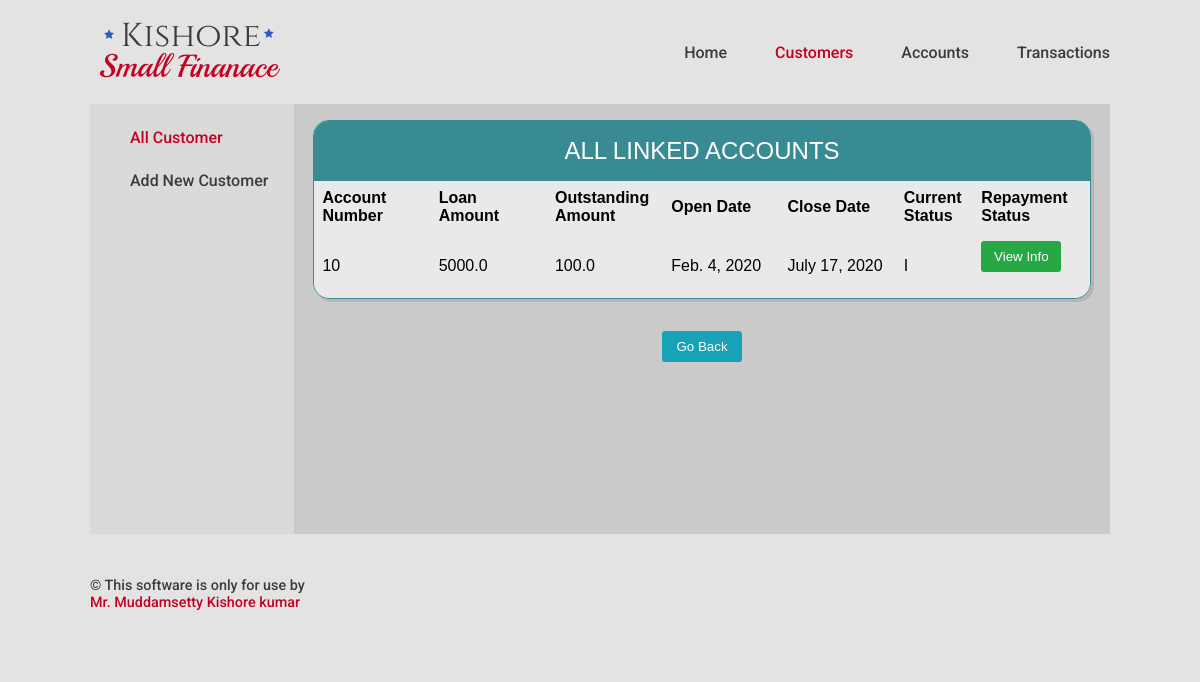
Page /customer/linkedAccounts/22 on the earlier database version.
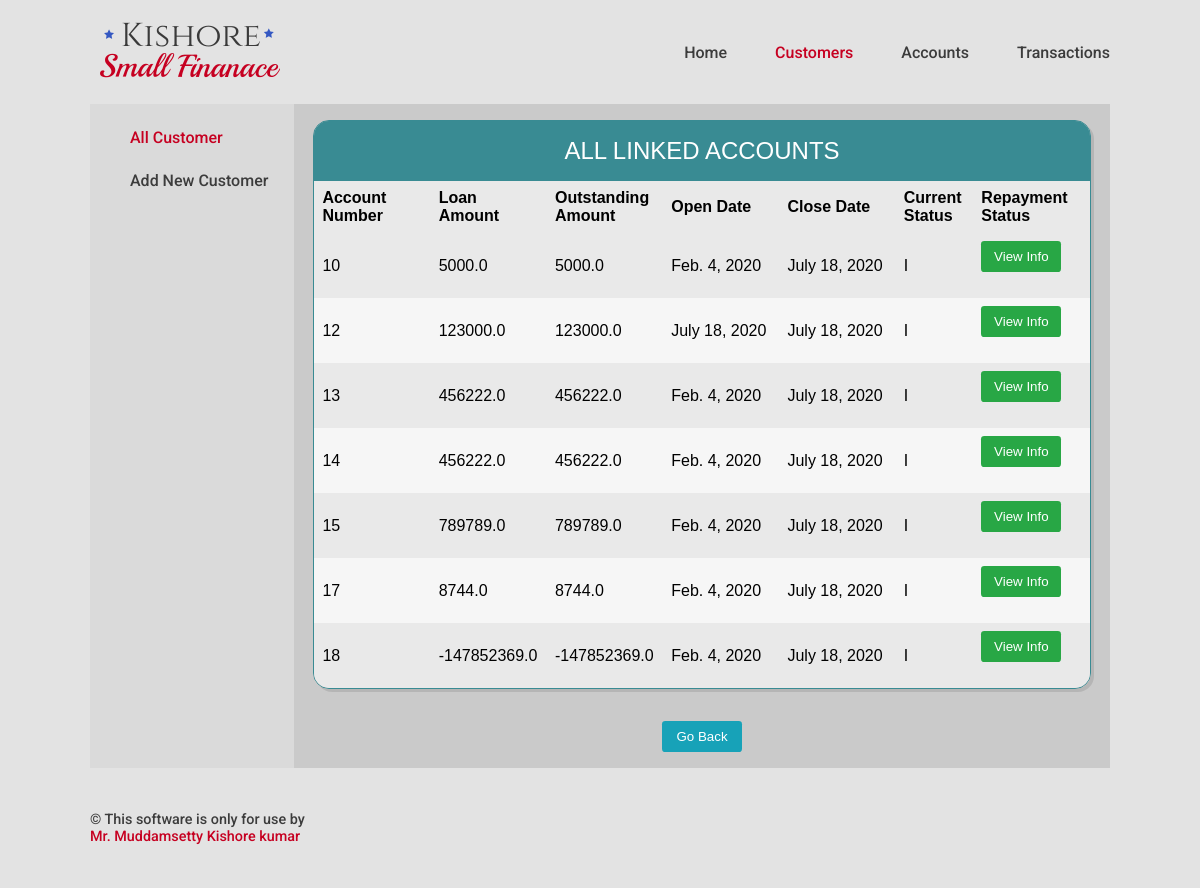
Same page on the later database version.
### Accounts/models.py (models this page shows, shortened)
class Account(models.Model):
    ACTIVE = 'A'
    INACTIVE = 'I'
    ACTIVENESS_CHOICE = [
    (ACTIVE, 'Active'),
    (INACTIVE, 'Inactive'),
    ]
    loan_account_number = models.BigAutoField(primary_key=True)
    customer = models.ForeignKey(Customer,on_delete=models.PROTECT,db_index=True)
    loan_amount = models.FloatField(default=0)
    outstanding_amount = models.FloatField(null=True,blank=True,default=0)
    open_date = models.DateField(db_index=True)
    close_date = models.DateField(blank=True,null=True)
    current_Status = models.CharField(max_length=1,choices=ACTIVENESS_CHOICE,default=ACTIVE,db_index=True)

### Customers/views.py (the view)
# urls.py: path('linkedAccounts/<int:primary_key>',  CustomerAllDetailsView.as_view()),
class CustomerAllDetailsView(ListView):
    model = Customer
    template_name = 'Customers/customer_all_accounts.html'
    def get_queryset(self):
        obj = Customer.objects.get(pk=self.kwargs['primary_key'])
        object_list = obj.account_set.all()
        return object_list

### Template/Customers/customer_all_accounts.html (shortened to what this page needs)
<!DOCTYPE html>
{% extends "base.html" %}
{% block nav-Customers %}
current-link
{% endblock %}
{% block main %}
<div class="main-column">
  <div class="col sub-navigation">
    <ul class="sub-navigation-ul">
      <li class="sub-navigation-li"><a class="sub-nav-link current-link" href="/customer/">All Customer</a></li>
      <li class="sub-navigation-li"><a class="sub-nav-link " href="/customer/create/">Add New Customer</a></li>
    </ul>
  </div>
  <div class="col main-data">
    <div class="table-display" cellspacing="0" >
      <div class="table-header">All Linked Accounts</div>
      <table>
        <thead >
          <tr class="row">
            <th class="row-15">Account Number</th>
            <th class="row-15">Loan Amount</th>
            <th class="row-15">outstanding Amount</th>
            <th class="row-15">Open Date</th>
            <th class="row-15">Close Date</th>
            <th class="row-10">Current Status</th>
            <th class="row-15">Repayment Status</th>
          </tr>
        </thead>
        <tbody>
          {% for account in account_list %}
          <tr class="row">
            <td>{{account.loan_account_number}}</td>
            <td>{{account.loan_amount}}</td>
            <td>{{account.outstanding_amount}}</td>
            <td>{{account.open_date}}</td>
            <td>{{account.close_date}}</td>
            <td>{{account.current_Status}}</td>
            <td><a href="/transaction/accno/{{account.loan_account_number}}">
              <button type="button" class="btn btn-safe">View Info</button></a>&nbsp;&nbsp;&nbsp;&nbsp;&nbsp;</td>
          </tr>
          {% empty %}
          <p>no customer yet.</p>
          {% endfor %}
        </tbody>
      </table>
    </div>
    <div class="main-sub">
      <button onclick="history.back()" class="btn btn-option">Go Back</button>
    </div>
  </div>
</div>
{% endblock %}

Differences in the rows shown:
changed Account id 10: outstanding_amount "100.0" → "5000.0"; close_date "July 17, 2020" → "July 18, 2020"
added Account: loan_account_number "12", loan_amount "123000.0", outstanding_amount "123000.0", open_date "July 18, 2020", close_date "July 18, 2020", current_Status "I"
added Account: loan_account_number "13", loan_amount "456222.0", outstanding_amount "456222.0", open_date "Feb. 4, 2020", close_date "July 18, 2020", current_Status "I"
added Account: loan_account_number "14", loan_amount "456222.0", outstanding_amount "456222.0", open_date "Feb. 4, 2020", close_date "July 18, 2020", current_Status "I"
added Account: loan_account_number "15", loan_amount "789789.0", outstanding_amount "789789.0", open_date "Feb. 4, 2020", close_date "July 18, 2020", current_Status "I"
added Account: loan_account_number "17", loan_amount "8744.0", outstanding_amount "8744.0", open_date "Feb. 4, 2020", close_date "July 18, 2020", current_Status "I"
added Account: loan_account_number "18", loan_amount "-147852369.0", outstanding_amount "-147852369.0", open_date "Feb. 4, 2020", close_date "July 18, 2020", current_Status "I"
